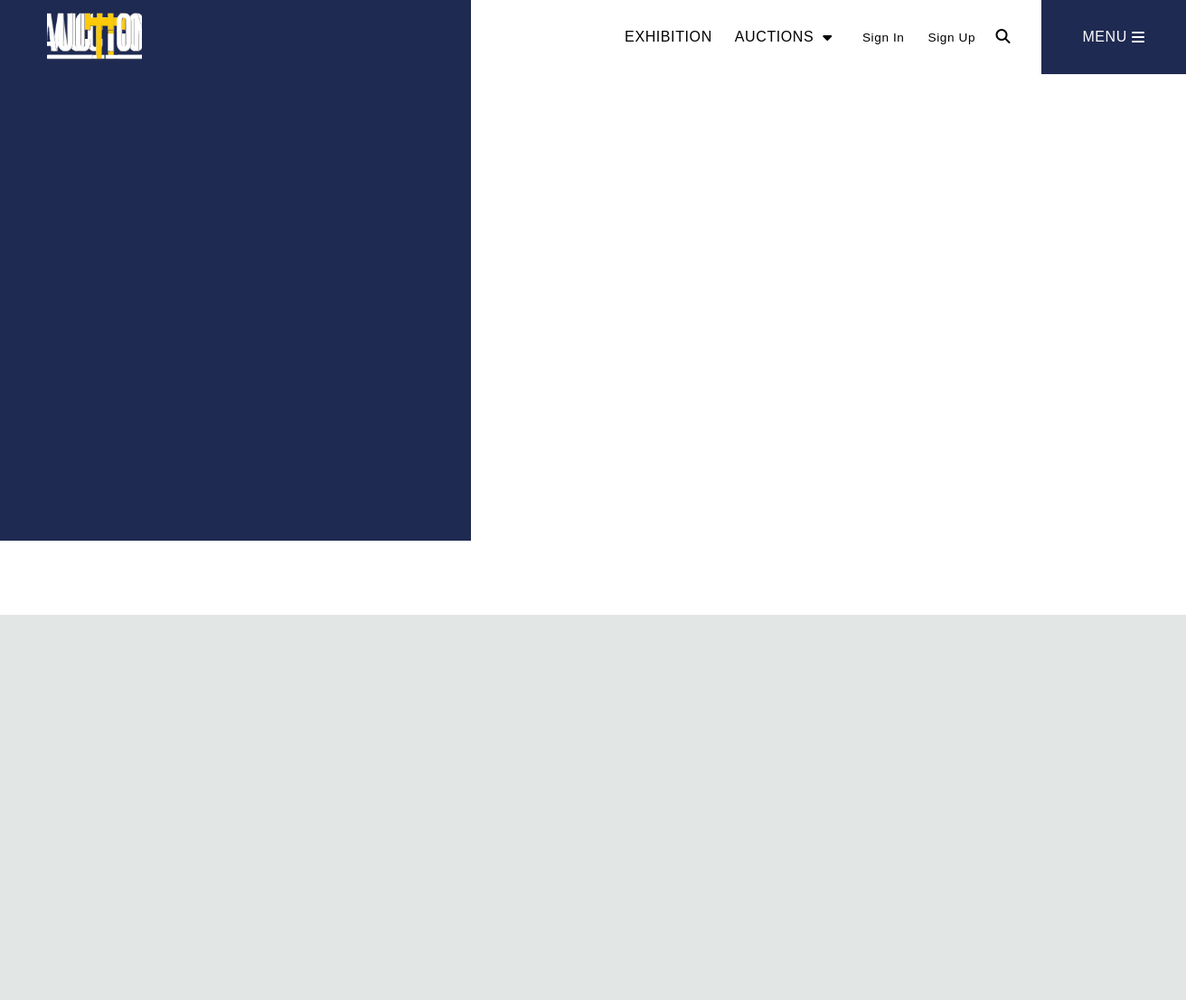
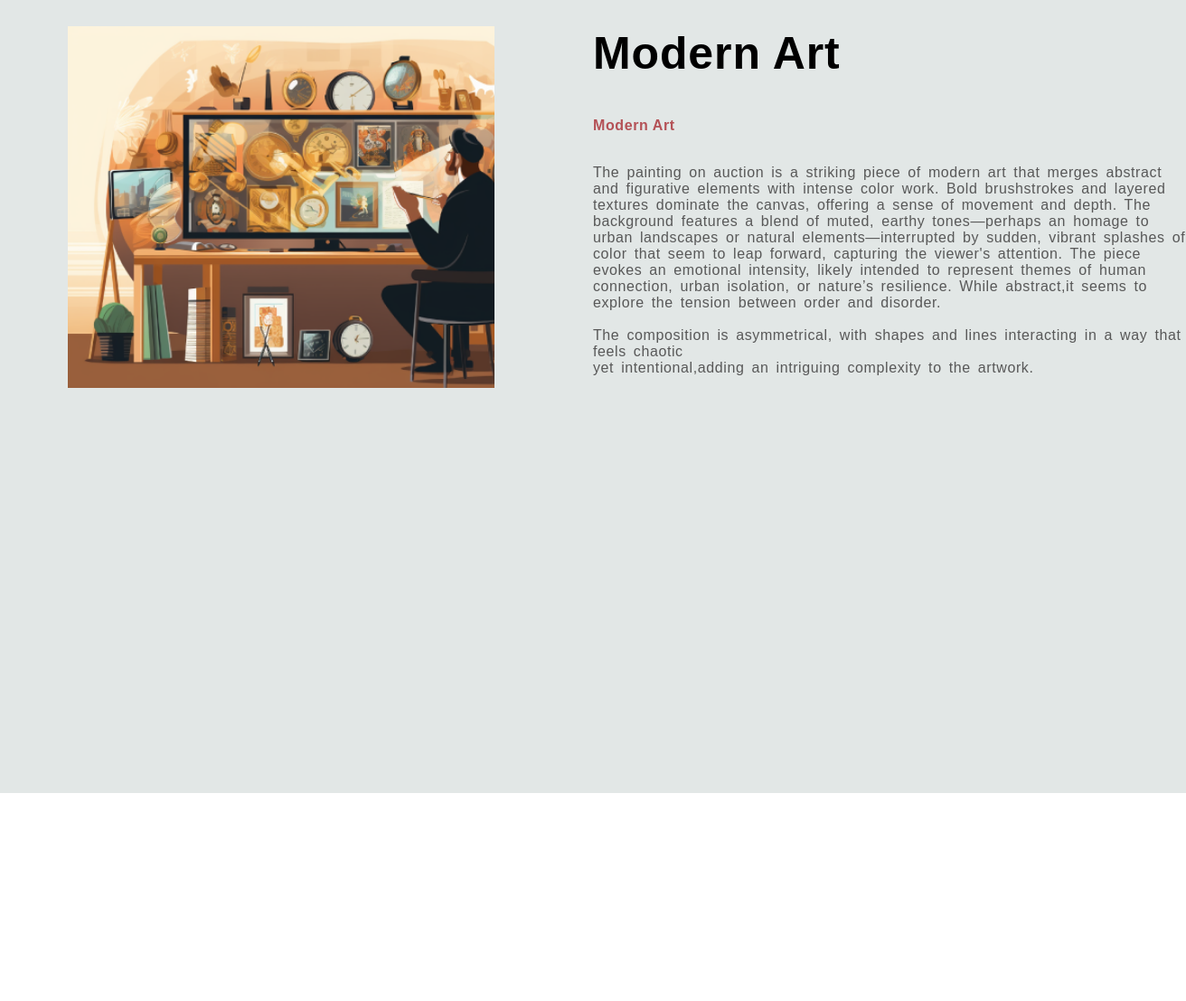
Before: /modernart (upper part) with the older database file (2 pictures, top to bottom).
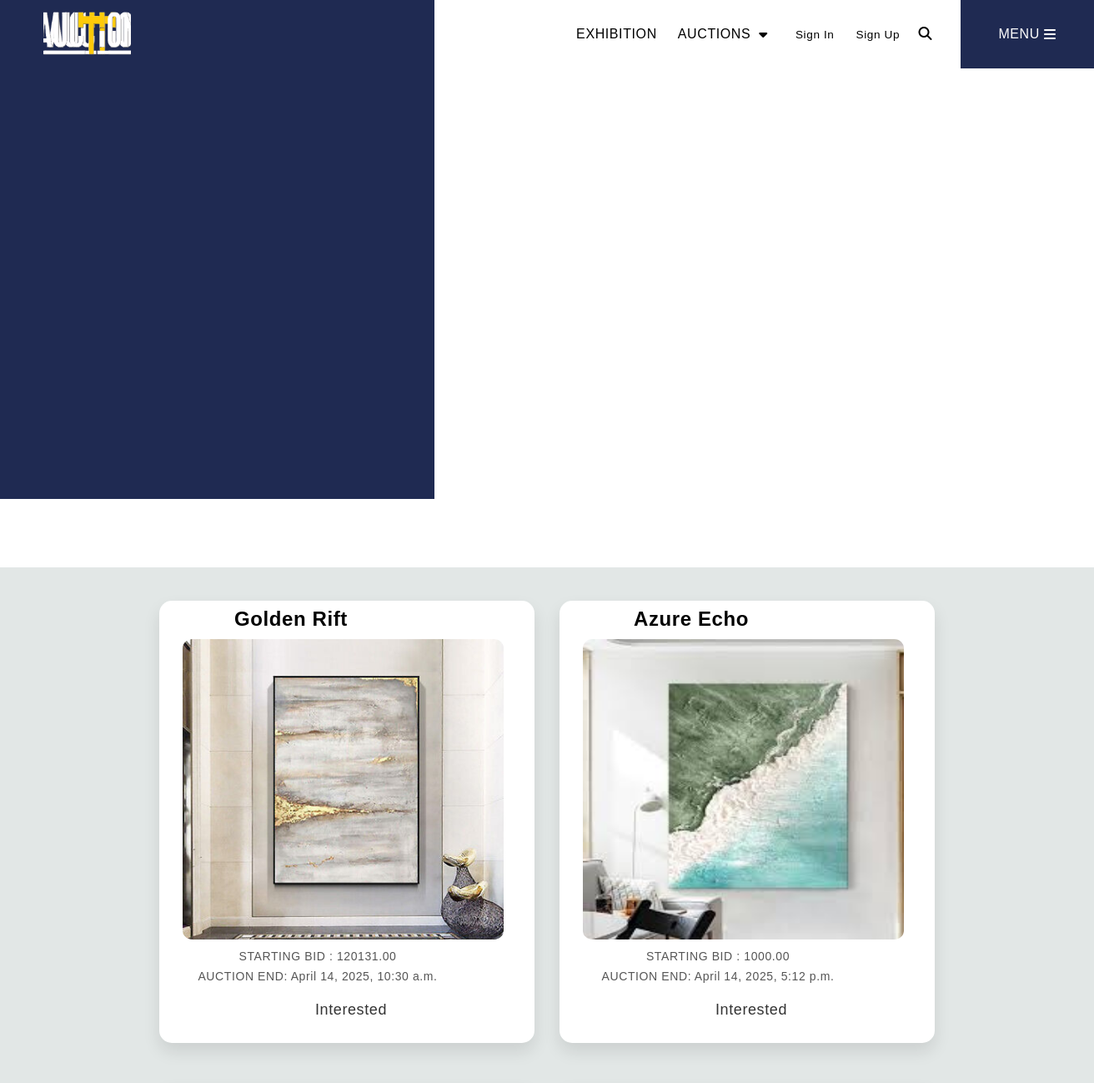
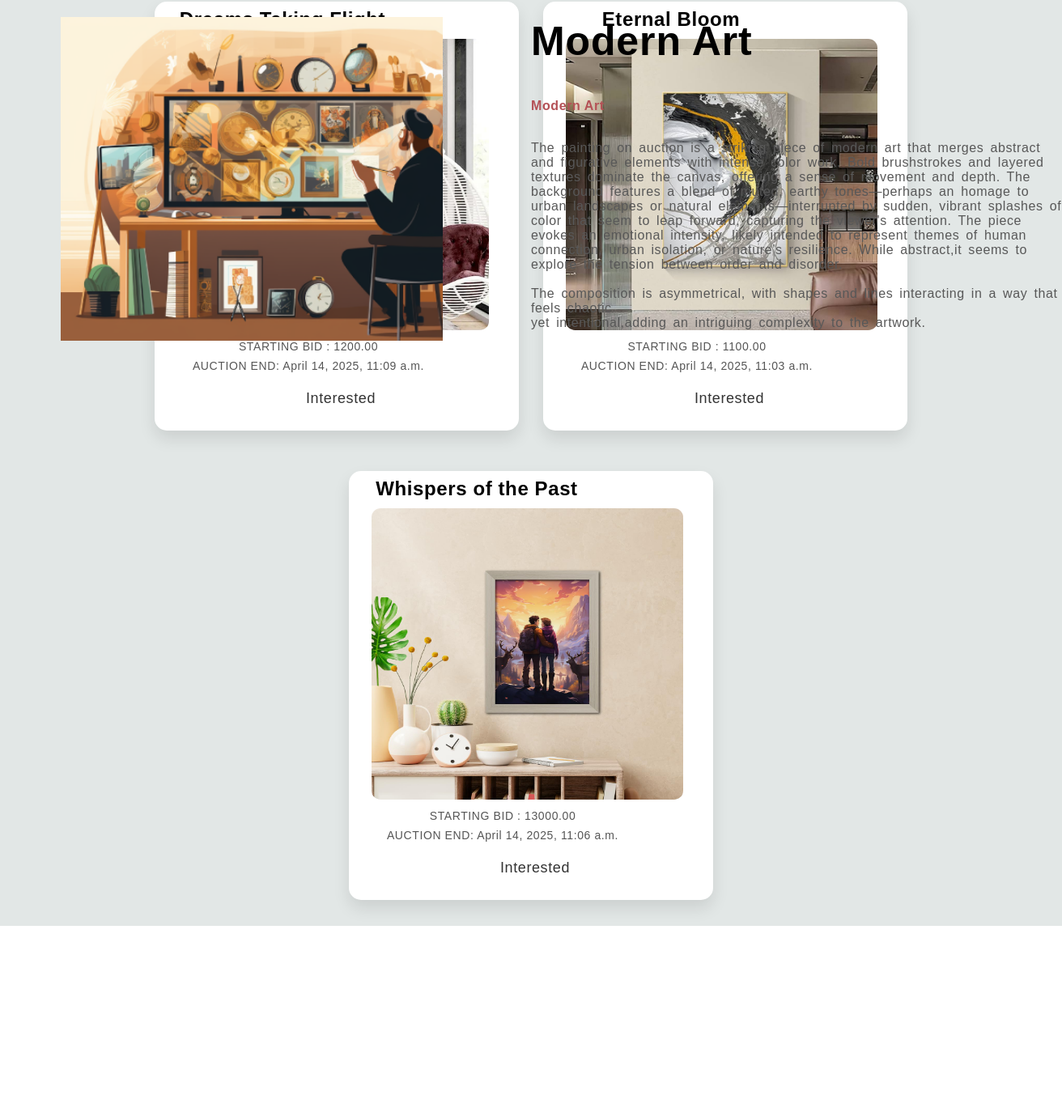
After: the same page with the newer database file (2 pictures, top to bottom).
### Auctionly/models.py (models this page shows, shortened)
class Product(models.Model):
    title = models.CharField(max_length=50)
    description = models.TextField()
    image = models.ImageField(upload_to='images/')
    starting_bid = models.DecimalField(max_digits=20, decimal_places=2)
    end_auction = models.DateTimeField()
    owner = models.ForeignKey(User, on_delete=models.CASCADE)
    winner = models.ForeignKey(User, on_delete=models.SET_NULL, null=True, blank=True, related_name='buyer')
    notified = models.BooleanField(default=False)
    is_auction_active = models.BooleanField(default=True)

### Auctionly/views.py (the view)
# urls.py: path('modernart', modernart, name="modernart"),
def modernart(request):
    products = Product.objects.all()
    return render(request, 'modernart.html', {'products': products})

### Auctionly/templates/modernart.html (shortened to what this page needs)
<!DOCTYPE html>
<html lang="en">
<head>
    {% load static %}
    <link rel="stylesheet" href="https://cdnjs.cloudflare.com/ajax/libs/font-awesome/6.6.0/css/all.min.css"
 />
    <link rel="stylesheet" href="{% static 'Auctionly/modernart.css' %}">
</head>
<body>
    <div class="main-nav-bar" id="main-nav-bar">
        <a href="{% url 'home' %}">
            <div class="main-nav-bar-logo">
                <img src="{% static 'Auctionly/images/logo.png' %}" alt="Auctionly Logo">
            </div>
        </a>
        <div class="main-nav-contents main-nav-contents3">
            <a href="#">EXHIBITION</a>
        </div>
        <div class="main-nav-contents main-nav-contents3">
            AUCTIONS <i class="fa-solid fa-caret-down"></i>
        </div>
        <div class="main-nav-contents profile-section">
            {% if user.is_authenticated %}
                <span class="username">Welcome, {{ user.username }}</span>
                <a href="{% url 'logout' %}">Logout</a>
            {% else %}
                <a href="{% url 'sign_in' %}">Sign In</a>
                <a href="{% url 'sign_up' %}">Sign Up</a>
            {% endif %}
        </div>
        <div class="main-nav-contents">
            <div class="search-icon-navbar">
                <i class="fa-solid fa-magnifying-glass"></i>
            </div>
        </div>
        <div class="main-nav-menu">
            <button id="main_page_menu_btn" class="main-nav-menu-contents">MENU <i class="fa-solid fa-bars"></i></button>
        </div>
    </div>
    <div class="neela-dabba"></div>
    <div class="slide_container">
        <div class="slides"></div>
        <div class="slides_border"></div>
        <div class="slides_content">
            <div class="department-heading-1">
                <h3>Modern Art</h3>
            </div>
            <div class="department-heading-2">
                <h6>Modern Art </h6>
            </div>
            <div class="para-department">
                <p>The painting on auction is a striking piece of modern art that merges abstract and figurative
                    elements with intense color work. Bold brushstrokes and layered textures dominate the canvas,
                    offering a sense of movement and depth. The background features a blend of muted, earthy
                    tones—perhaps an homage to urban landscapes or natural elements—interrupted by sudden, vibrant
                    splashes of color that seem to leap forward, capturing the viewer's attention.
                    The piece evokes an emotional intensity, likely intended to represent themes of human connection,
                    urban isolation, or nature’s resilience.
                    While abstract,it seems to explore the tension between order and disorder.<br><br>
                    The composition is asymmetrical, with shapes and lines interacting in a way that feels chaotic <br>
                    yet intentional,adding an intriguing complexity to the artwork.<br>
            </div>
        </div>
    </div>
    <div class="shopping-sec">
        {% for product in products %}
        <div class="product-card">
            <div id="boxcontent">
                <h2 id="head">{{product.title}}</h2>
                <div id="image2">
                    <img src="{{ product.image.url }}" alt="MAitem1" id="image1">
                </div>
                <p id="p1">STARTING BID : {{product.starting_bid}}</p>
                <p id="p2">AUCTION END: {{product.end_auction}}</p>
                <a href="{% url 'openpage' product.id %}">
                    <button id="Intrested">Interested</button>
                </a>
            </div>
        </div>
        {% endfor %}
    </div>
    <br><br><br><br>
    {% load static %}
</body>
</html>

Changed rows visible on the page:
added Product: title "Golden Rift", image (picture), starting_bid "120131.00", end_auction "April 14, 2025, 10:30 a.m."
added Product: title "Azure Echo", image (picture), starting_bid "1000.00", end_auction "April 14, 2025, 5:12 p.m."
added Product: starting_bid "1200.00", end_auction "April 14, 2025, 11:09 a.m."
added Product: title "Eternal Bloom", image (picture), starting_bid "1100.00", end_auction "April 14, 2025, 11:03 a.m."
added Product: title "Whispers of the Past", image (picture), starting_bid "13000.00", end_auction "April 14, 2025, 11:06 a.m."
